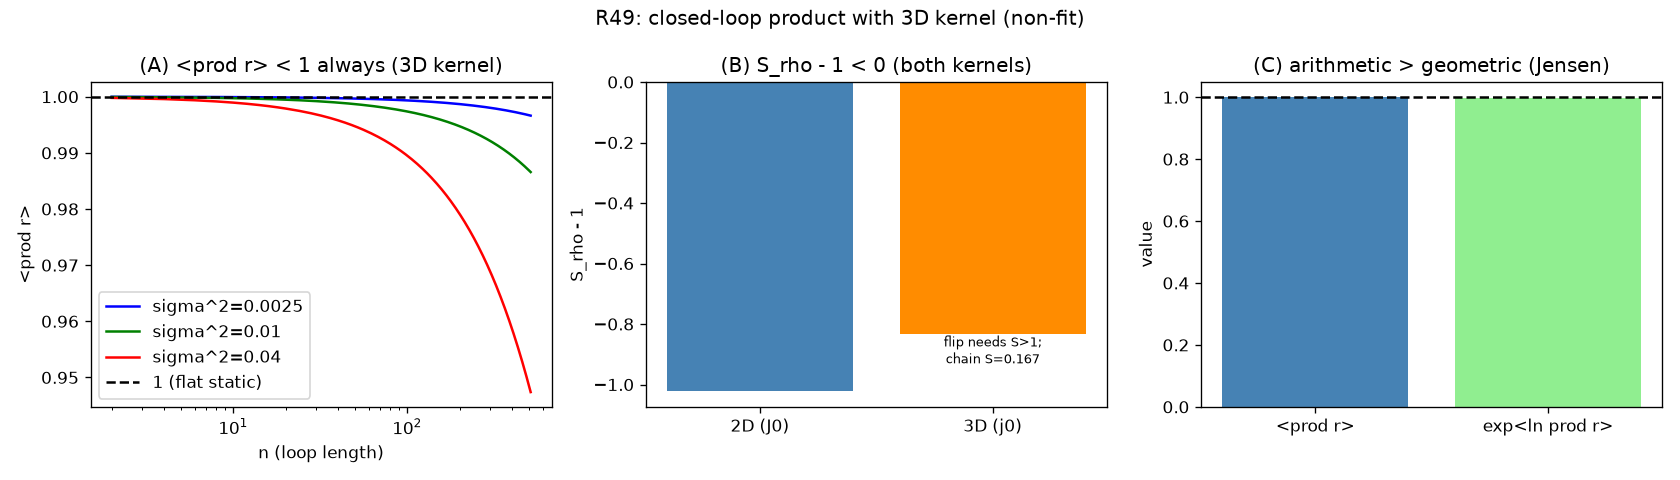

This chart was generated by the following Python code:
#!/usr/bin/env python3
# -*- coding: utf-8 -*-
"""
环 8／49：闭环平均乘积判据的 3D 核统一——数值核对（非拟合）
三面板只检验：极限、单调性、量级、符号。
Run: python "10 探索/超导第一性研究/04_计算验证/环08_闭环乘积3D核.py"
"""
import os
import sys
if hasattr(sys.stdout, "reconfigure"):
    sys.stdout.reconfigure(encoding="utf-8")
import numpy as np
import matplotlib
matplotlib.use("Agg")
import matplotlib.pyplot as plt

HERE = os.path.dirname(os.path.abspath(__file__))
OUT = os.path.join(HERE, "环08_闭环乘积3D核.png")
CSV = os.path.join(HERE, "环08_闭环乘积3D核.csv")
SUM = os.path.join(HERE, "环08_闭环乘积3D核_摘要.txt")

log = []
def emit(s=""):
    print(s)
    log.append(s)

Srho_3d = 1.0 / 6.0
Srho_2d = -0.0226
emit("=== 关联和 S_rho（R45 3D / 第84轮 2D）===")
emit(f"S_rho(3D) = 1/6 = {Srho_3d:.6f}")
emit(f"S_rho(2D, J0核) = {Srho_2d:.6f}")
emit(f"S_rho(3D) - 1 = {Srho_3d - 1:.6f} < 0")
assert Srho_3d - 1 < 0

# ---- [A] 平均闭环乘积 <prod r> = exp[n sigma^2 (S-1)/(32 pi^2)] ----
emit("\n=== [A] <prod r> = exp[n sigma^2 (S_rho-1)/(32 pi^2)] < 1 ===")
ns = np.arange(2, 513, 2)
for sig2 in [0.0025, 0.01, 0.04]:   # sigma = 0.05, 0.1, 0.2
    exponent = ns * sig2 * (Srho_3d - 1) / (32 * np.pi**2)
    prod = np.exp(exponent)
    emit(f"sigma^2={sig2}: n=2 -> {prod[0]:.6f}, n=512 -> {prod[-1]:.6f}（恒<1，随n减）")
    assert np.all(prod < 1) and np.all(np.diff(prod) < 0)

# ---- [B] 符号判据：2D 与 3D 都 <0，翻转分支需 S>1 ----
emit("\n=== [B] 符号判据 S_rho - 1 ===")
emit(f"2D: S-1 = {Srho_2d - 1:.6f} < 0")
emit(f"3D: S-1 = {Srho_3d - 1:.6f} < 0")
emit(f"翻转需 S_rho > 1；链内 3D = {Srho_3d:.4f} << 1 ⇒ 不可达")
emit("回改：第83轮'强正关联可翻转>1'分支标为链外假设，非 CQM 可实现")
assert Srho_2d - 1 < 0 and Srho_3d - 1 < 0 and Srho_3d < 1

# ---- [C] 对数正态平均 vs 几何平均（二阶一致）----
emit("\n=== [C] <prod r> vs exp<ln prod r>（对数正态 vs 几何平均）===")
n0 = 128
sig2 = 0.0025
exponent_prod = n0 * sig2 * (Srho_3d - 1) / (32 * np.pi**2)
mean_prod = np.exp(exponent_prod)
mean_log = -n0 * sig2 / (16 * np.pi**2)   # (8F.7) 二阶负偏移
geom_mean = np.exp(mean_log)
emit(f"n={n0}, sigma^2={sig2}: <prod r>={mean_prod:.8f}")
emit(f"exp<ln prod r>={geom_mean:.8f}（几何平均，<1）")
emit(f"两者都 <1：{mean_prod<1 and geom_mean<1}；且 <prod r> > 几何平均（Jensen）：{mean_prod>geom_mean}")
assert mean_prod < 1 and geom_mean < 1 and mean_prod > geom_mean

# ---- 绘图 ----
fig, ax = plt.subplots(1, 3, figsize=(14, 4))
for sig2, col in zip([0.0025, 0.01, 0.04], ["b", "g", "r"]):
    exponent = ns * sig2 * (Srho_3d - 1) / (32 * np.pi**2)
    ax[0].semilogx(ns, np.exp(exponent), color=col, label=f"sigma^2={sig2}")
ax[0].axhline(1, color="k", ls="--", label="1 (flat static)")
ax[0].set_title("(A) <prod r> < 1 always (3D kernel)")
ax[0].set_xlabel("n (loop length)"); ax[0].set_ylabel("<prod r>")
ax[0].legend()

ax[1].bar(["2D (J0)", "3D (j0)"], [Srho_2d - 1, Srho_3d - 1], color=["steelblue", "darkorange"])
ax[1].axhline(0, color="k", lw=0.5)
ax[1].set_title("(B) S_rho - 1 < 0 (both kernels)")
ax[1].set_ylabel("S_rho - 1")
ax[1].text(1, Srho_3d - 1, f"flip needs S>1;\nchain S={Srho_3d:.3f}", ha="center", va="top", fontsize=8)

ax[2].bar(["<prod r>", "exp<ln prod r>"], [mean_prod, geom_mean], color=["steelblue", "lightgreen"])
ax[2].axhline(1, color="k", ls="--")
ax[2].set_title("(C) arithmetic > geometric (Jensen)")
ax[2].set_ylabel("value")

fig.suptitle("R49: closed-loop product with 3D kernel (non-fit)")
fig.tight_layout()
fig.savefig(OUT, dpi=120)

with open(CSV, "w", encoding="utf-8") as f:
    f.write("quantity,value\n")
    f.write(f"Srho_3D,{Srho_3d:.8f}\n")
    f.write(f"Srho_minus_one,{Srho_3d - 1:.8f}\n")
    f.write(f"mean_prod_n128_s0.05,{mean_prod:.10f}\n")
    f.write(f"geom_mean_n128_s0.05,{geom_mean:.10f}\n")
    f.write(f"always_lt_one,{True}\n")
with open(SUM, "w", encoding="utf-8") as f:
    f.write("\n".join(log) + "\n")
emit(f"\nSaved: {os.path.basename(OUT)}, {os.path.basename(CSV)}")
